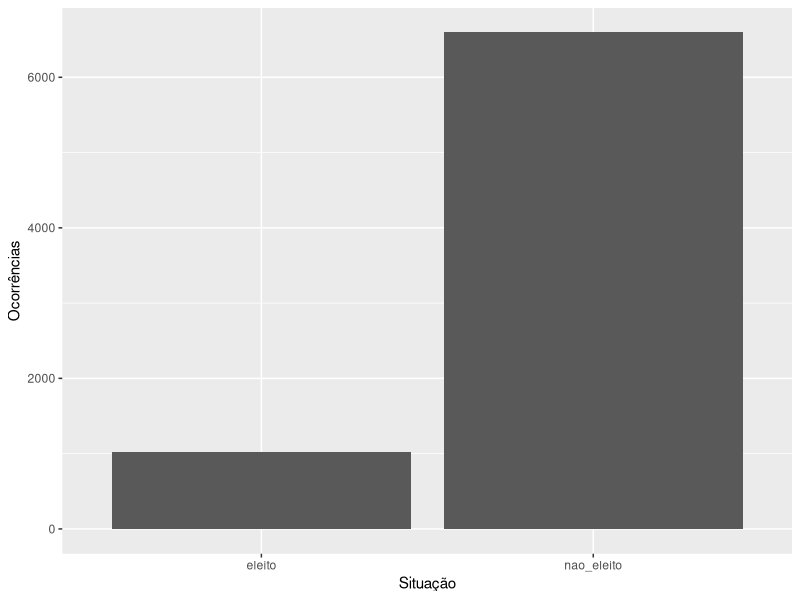

Source code (R): (Note: a time limit stopped this script after it produced the figure.)
## ---- chunk 1
library(tidyverse)
library(caret)
library(ggplot2)
## ---- chunk 2
dadosIniciais <- read.csv("train.csv", encoding = "UTF-8")
teste <- read.csv("test.csv", encoding = "UTF-8")
result <- read.csv("resultout.csv", encoding = "UTF-8")

## ---- chunk 3
crossValidation <- trainControl(method = "cv", number = 5)
cctrl1 <- trainControl(method = "cv", number = 3, returnResamp = "all")
ctrl <- trainControl(method = "repeatedcv", 
                     number = 3, 
                     repeats = 10, 
                     verboseIter = FALSE)
## ---- chunk 4
dadosIniciais %>%
  ggplot(aes(situacao)) +
  geom_bar() +
  labs(x="Situação", y="Ocorrências")
## ---- chunk 5
knnModel <- train (situacao ~ .,
                 data = dadosIniciais %>% select(-cargo, -nome, -ocupacao, -partido, -estado_civil, -grau), 
                 method = "knn",
                 preProc = c("center", "scale"),
                 trControl = cctrl1,
                 tuneGrid = expand.grid(k = seq(20, 100, length=81)))

plot(knnModel)

knnModel
## ---- chunk 6
logisticModel <- train (situacao ~ .,
                 data = dadosIniciais %>% select(-cargo, -nome, -ocupacao, -partido, -estado_civil, -grau), 
                 method = "regLogistic",
                 preProc = c("center", "scale"),
                 trControl = cctrl1)

plot(logisticModel)

logisticModel
## ---- chunk 7
dtModel <- train (situacao ~ .,
                 data = dadosIniciais %>% select(-cargo, -nome, -ocupacao, -partido, -estado_civil, -grau), 
                 method = "rpart2",
                 preProc = c("center", "scale"),
                 trControl = cctrl1)

plot(dtModel)

dtModel
## ---- chunk 8
adaModel <- train (situacao ~ .,
                 data = dadosIniciais %>% select(-cargo, -nome, -ocupacao, -partido, -estado_civil, -grau), 
                 method = "adaboost",
                 preProc = c("center", "scale"),
                 trControl = cctrl1)

plot(adaModel)

adaModel
## ---- chunk 9
mlpModel <- train (situacao ~ .,
                 data = dadosIniciais %>% select(-cargo, -nome, -ocupacao, -partido, -estado_civil, -grau), 
                 method = "mlp",
                 preProc = c("center", "scale"),
                 trControl = ctrl,
                 tuneGrid = expand.grid(size = 5))
mlpModel
## ---- chunk 10
xgModel <- train (situacao ~ .,
                 data = dadosIniciais %>% select(-cargo, -nome, -ocupacao, -partido, -estado_civil, -grau), 
                 method = "xgbDART",
                 preProc = c("center", "scale"),
                 trControl = cctrl1)

plot(xgModel)
## ---- chunk 11
predict <- predict(mlpModel, teste)
result <- data.frame(ID= teste$sequencial_candidato, Predicted= predict)
result$ID <- as.character(result$ID)
result %>% write_csv(path = "resultout.csv")
